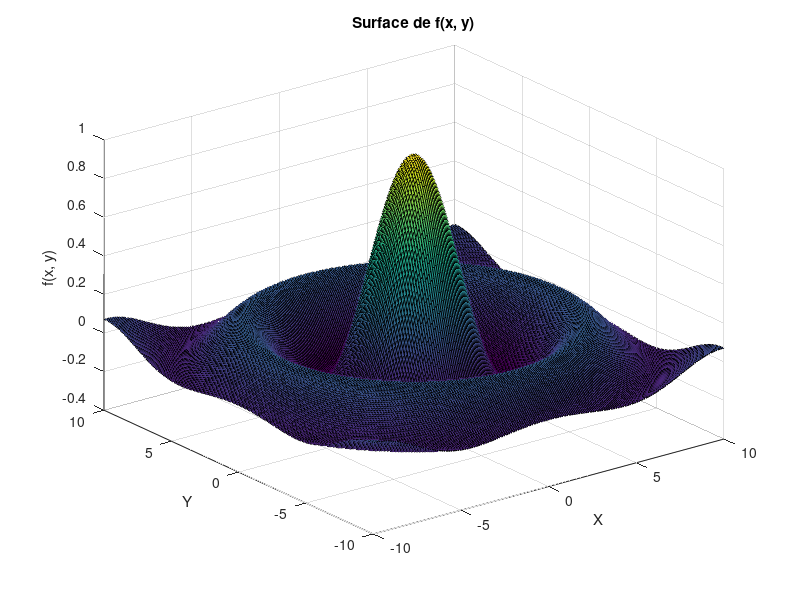

Recreate this plot in MATLAB.
clear all;

% Définition des valeurs de x et y
[x, y] = meshgrid(-10:0.1:10, -10:0.1:10);

% Calcul de r
r = sqrt(x.^2 + y.^2);

% Initialisation de f
f = zeros(size(r));

% Calcul de f en tenant compte du cas où r est égal à 0
indices_r_nul = (r == 0);
f(indices_r_nul) = 1; % Si r est égal à 0, f(x, y) = 1
indices_r_non_nul = ~indices_r_nul;
f(indices_r_non_nul) = sin(r(indices_r_non_nul)) ./ r(indices_r_non_nul);


%%%%%%%%%%%%%%%%%%%%%%%%%%%%%%%%CA%%%%%%%%%%%%%%%%%%%%%%%%%%%%%%%%%%%%%%%%%%%%%
% Tracé de la surface
surf(x, y, f);
xlabel('X');
ylabel('Y');
zlabel('f(x, y)');
title('Surface de f(x, y)');
%%%%%%%%%%%%%%%%%%%%%%%%%%%%%%%%OU CA%%%%%%%%%%%%%%%%%%%%%%%%%%%%%%%%%%%%%%%%%%
% Tracé des lignes de contour
%figure;
%contour(X, Y, f);
%xlabel('X');
%ylabel('Y');
%title('Lignes de contour de f(x, y)');

% Tracé des zones remplies entre les lignes de contour
%figure;
%contourf(X, Y, f);
%xlabel('X');
%ylabel('Y');
%title('Zones remplies entre les lignes de contour de f(x, y)');
%%%%%%%%%%%%%%%%%%%%%%%%%%%%%%%%%%%%%%%%%%%%%%%%%%%%%%%%%%%%%%%%%%%%%%%%%%%%%%%